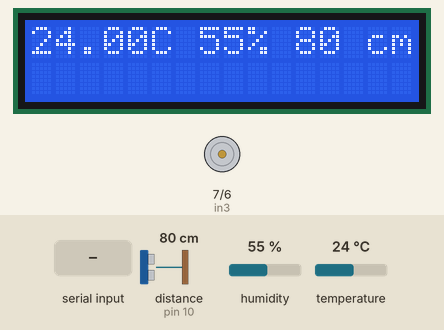
This sketch was run on a simulated Arduino Nano, built with avr-gcc and run on an emulated ATmega328P. Parts: 16×2 character LCD, motor-driver pin pairs drawn as motors (green arrow = first pin HIGH = forward, orange = second pin HIGH = backward, longer = more drive). Wiring (inferred from the names in the program): ultrasonic range finder: trigger pin 11; echo pin 10. Inputs (shaded band) come from the test bench; at power-on: distance to the obstacle (sensor on pin 10) 80 cm, humidity 55 %, temperature 24 °C. The echo pulse lasts 58.3 µs per cm; what the sketch prints to the serial monitor is not drawn.

Above: at 5.3 s.
5.4 s: "1" received over the second serial link
At 6.2 s:
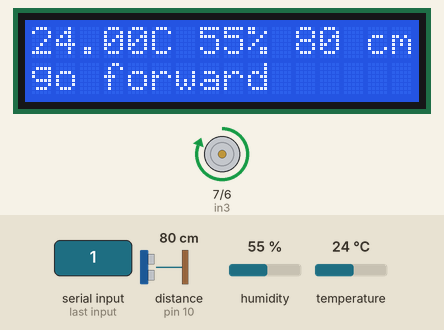
7.2 s: distance to the obstacle (sensor on pin 10) set to 12 cm
At 8.8 s:
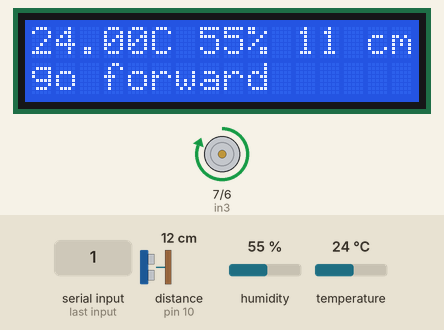
9.3 s: distance to the obstacle (sensor on pin 10) set to 9 cm
At 10.6 s:
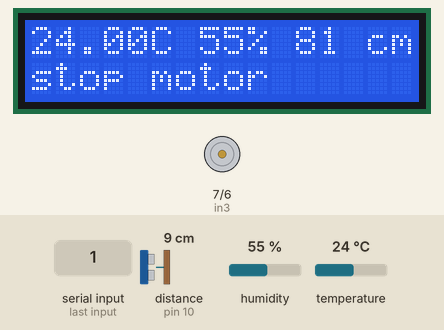
10.9 s: humidity set to 22 %
At 13.8 s:
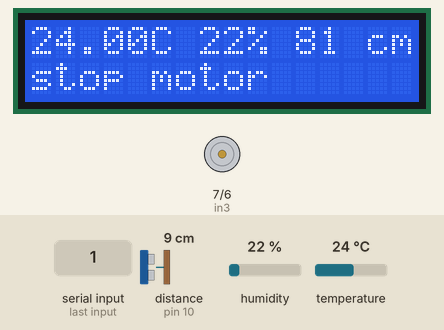
14.1 s: temperature set to 12 °C
At 15.4 s:
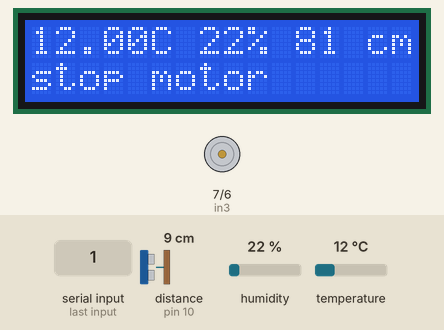
16.2 s: humidity set to 14 %
At 37.0 s:
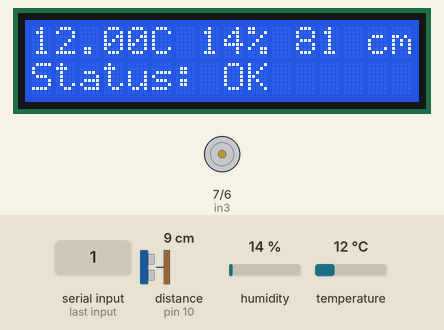
Timing chart, 0 to 37.2 s (numbered marks = the images above; inputs shaded):
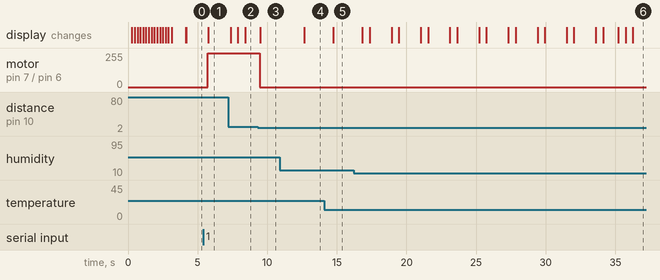

The sketch:

rogue1.ino
```cpp
#include <SoftwareSerial.h>
#include <Wire.h>
#include <LiquidCrystal_I2C.h>
#include <DHT.h>
//lcd i2c
LiquidCrystal_I2C lcd(0x27, 2, 1, 0, 4, 5, 6, 7, 3, POSITIVE);
#define CLEAR_ROW "                "
//bluetooth
#define TX 12 //11 nano
#define RX 13 //12 nano
SoftwareSerial bluetooth(RX,TX);
//motor two
int enB = 5;
int in3 = 7;//forward
int in4 = 6;//backward
char stateB="3";
char old_stateB="3";
int counter=1;

//sensor DHT11
#define DHTPIN 2
#define DHTTYPE DHT11
DHT dht(DHTPIN, DHTTYPE);

//ultra sonic sensor HC-SR04

#define TRIG 11
#define ECHO 10


struct measurment
{
   float temp;
   int hum;
   int distance;
};
typedef struct measurment Measurment;


void setup() {
  Serial.begin(9600);
    while (!Serial) {
    ; // wait for serial port to connect. Needed for native USB port only
  }
  initInfo();
  Serial.println("rogue 1 connected!");
  bluetooth.begin(38400);
  //start sensor
  dht.begin();
  //motor conf
  pinMode(in3, OUTPUT);
  pinMode(in4, OUTPUT);
  //sonar
  pinMode(TRIG, OUTPUT); //Pin, do którego podłączymy trig jako wyjście
  pinMode(ECHO, INPUT); //a echo, jako wejście
  delay(1000);
  lcd.clear();
}

void loop() {
  Measurment ms;
  //reciveCmd();
  reciveMsg();
  getMeasurments(ms);
  checkStop(&ms);
  displayMeasurments(&ms);
  if(stateB =='1'){
    goForwardB();
  }else if(stateB =='2'){
    goBackwardB();
  }else if(stateB =='3'){
    stopB();
  }
  heartbeatMsg(counter,ms);
  delay(500);
}

void getMeasurments(Measurment &ms){
  float t = dht.readTemperature();
  float h = dht.readHumidity();
  if (isnan(t) || isnan(h)){
    lcd.print("is none");
  }
  ms.temp=t;
  ms.hum=h;
  ms.distance=calcDistance();
}


int calcDistance(){
  long t , distance;
  digitalWrite(TRIG, LOW);
  delayMicroseconds(2);
  digitalWrite(TRIG, HIGH);
  delayMicroseconds(10);
  digitalWrite(TRIG, LOW);
  t = pulseIn(ECHO, HIGH);
  distance = t / 58;
  return distance;
}

void checkStop(Measurment *ms){
  if(ms->distance<10){
    stateB='3';
    //displayMsg(String(ms->distance)+" cm",false);
  }

}

void reciveCmd(){
  if(Serial.available()>0){
    Serial.println("data received");
    stateB=Serial.read();
  }
}

void reciveMsg(){
  if(bluetooth.available()>0){
    Serial.println("data received");
    stateB=bluetooth.read();
  }
}


void sendMsg(String msg){
  bluetooth.println(msg);
  Serial.println(msg);
}

void silentStopB(){
  digitalWrite(in3, LOW);
  digitalWrite(in4, LOW);
}

void stopB(){
  if(old_stateB==stateB){
    return;
  }
  digitalWrite(in3, LOW);
  digitalWrite(in4, LOW);
  displayMsg("stop motor");
  //store state
  old_stateB=stateB;
}

void goForwardB(){
  if(old_stateB==stateB){
    return;
  }
  if(old_stateB=='2'){
    silentStopB();
    delay(500);
   }
   digitalWrite(in3, HIGH);//pierwszy przod
   digitalWrite(in4, LOW);
   displayMsg("go forward");
   //store state
   old_stateB=stateB;
}

void goBackwardB(){
  if(old_stateB==stateB){
    return;
  }
  if(old_stateB=='1'){
    silentStopB();
    delay(500);
   }
  digitalWrite(in3, LOW);
  digitalWrite(in4, HIGH);
  displayMsg("go backward");
  old_stateB=stateB;
  }

void initInfo(){
  //i2c implementation
  lcd.home();
  lcd.begin(16, 2);
  lcd.setCursor(0, 0);
  lcd.print("Initializing");
  for(int i=0;i<15;i++){
    lcd.setCursor(i,1 );
    lcd.print(".");
    delay(200);
  }
  lcd.clear();
  lcd.setCursor(0,0);
  lcd.print("rogue1");
  lcd.setCursor(0,1);
  lcd.print("Initialized");
}


void displayMsg(char * msg){
  lcd.setCursor(0,1);
  lcd.print(CLEAR_ROW);
  lcd.setCursor(0,1);
  lcd.print(msg);
  sendMsg(String(msg));
}

void displayMsg(String msg){
  lcd.setCursor(0,1);
  lcd.print(CLEAR_ROW);
  lcd.setCursor(0,1);
  lcd.print(msg);
  sendMsg(msg);
}

void displayMsg(String msg ,boolean send){
  lcd.setCursor(0,1);
  lcd.print(CLEAR_ROW);
  lcd.setCursor(0,1);
  lcd.print(msg);
  if(send)
    sendMsg(msg);
}


void heartbeatMsg(int &counter,Measurment &ms){
  if( counter%60 == 0 ){
    displayMsg("Status: OK");
    sendMsg("Temp: "+String(ms.temp)+" *C");
    sendMsg("Hum: "+String(ms.hum)+" %");
    sendMsg("Distance: "+String(ms.distance)+" cm");
    counter=1;
  }else{
    counter++;
  }
}

void displayMeasurments(Measurment *ms){
  lcd.setCursor(0,0);
  lcd.print(ms->temp);
  lcd.setCursor(5,0);
  lcd.print("C");
  lcd.setCursor(7,0);
  lcd.print(ms->hum);
  lcd.setCursor(9,0);
  lcd.print("%");
  lcd.setCursor(11,0);
  lcd.print(ms->distance);
  lcd.setCursor(14,0);
  lcd.print("cm");
}
```

Measured:
- the behaviour switches between 11 and 10 cm on distance to the obstacle (sensor on pin 10) (found by bisection; images 2 and 3)
- after the input at 5.4 s, motor on pin 7 (in3) / pin 6 (in4): stopped → forward 255/255 after 0.35 s; the display: changes after 0.37 s (image 1)
- after the input at 7.2 s, the display: changes after 0.16 s (image 2)
- after the input at 9.3 s, motor on pin 7 (in3) / pin 6 (in4): forward 255/255 → stopped after 0.16 s; the display: changes after 0.19 s (image 3)
- after the input at 10.9 s, the display: changes after 1.7 s (image 4)
- after the input at 14.1 s, the display: changes after 0.64 s (image 5)
- after the input at 16.2 s, the display: first changes after 0.64 s (image 6 shows a later state)
